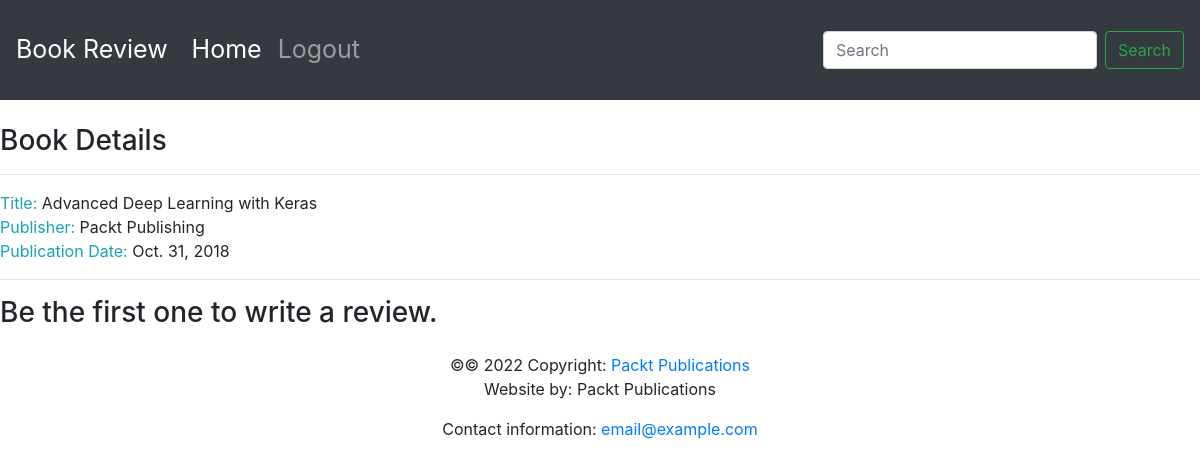
The app's page /book/1/, older data.
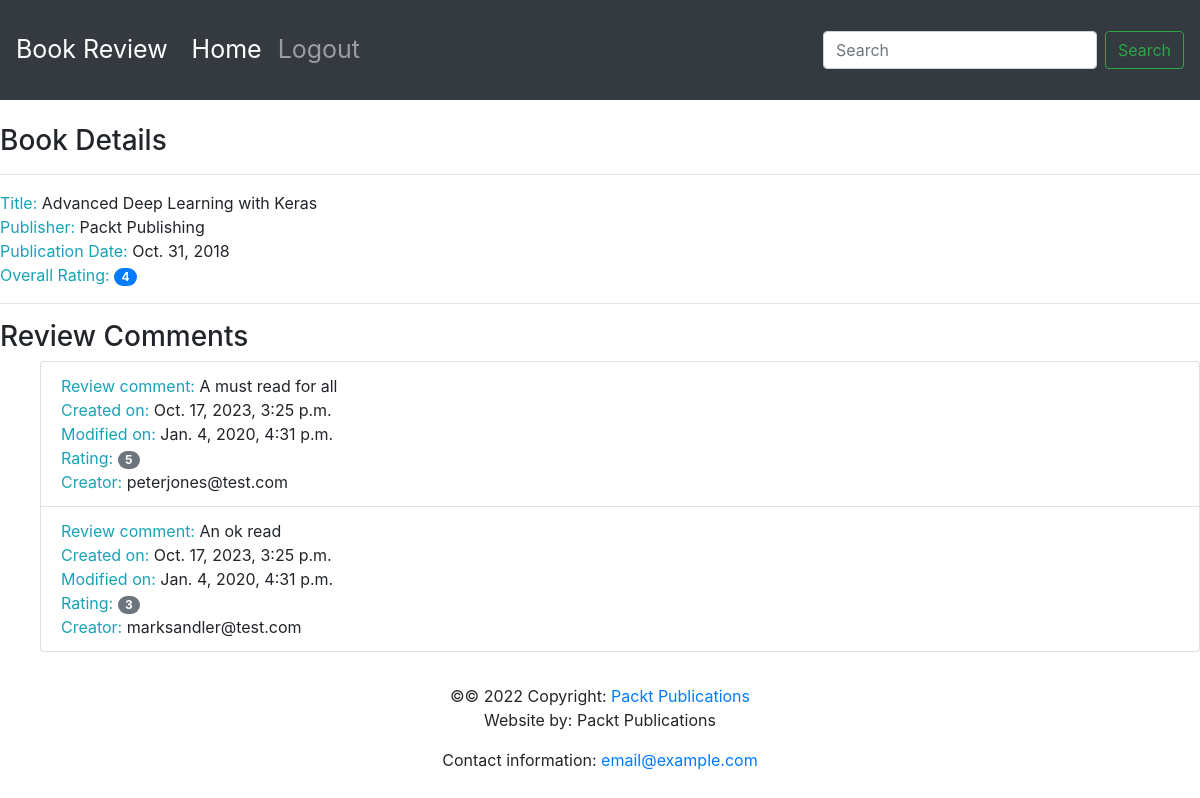
The same page, newer data.
### reviews/models.py (models this page shows, shortened)
class Book(models.Model):
    title = models.CharField(
        max_length=70,
        help_text="The title of the book.")
    publication_date = models.DateField(
        verbose_name="Date the book was published.")
    isbn = models.CharField(
        max_length=20,
        verbose_name="ISBN number of the book.")
    publisher = models.ForeignKey(
        Publisher, on_delete=models.CASCADE)
    contributors = models.ManyToManyField(
        'Contributor', through="BookContributor")

class Publisher(models.Model):
    name = models.CharField(
        max_length=50,
        help_text="The name of the publisher.")
    website = models.URLField(
        help_text="The publisher's website.")
    email = models.EmailField(
        help_text="The publisher's email address.")
    def __str__(self): return self.name

class Review(models.Model):
    content = models.TextField(
        help_text="The review text.")
    rating = models.IntegerField(
        help_text="The rating the reviewer has given.")
    date_created = models.DateTimeField(
        auto_now_add=True,
        help_text="The date and time the review was created.")
    date_edited = models.DateTimeField(
        null=True,
        help_text="The date and time the review was last edited.")
    creator = models.ForeignKey(
        auth.get_user_model(), on_delete=models.CASCADE)
    book = models.ForeignKey(
        Book, on_delete=models.CASCADE,
        help_text="The book that this review is for.")

### reviews/views.py (the view)
# urls.py: path(r'book/<int:pk>/', views.book_details, name='book_details')
def book_details(request, pk):
    book = get_object_or_404(Book, pk=pk)
    reviews = book.review_set.all()
    context = {
        'book_details': get_book_details(book),
        'reviews': reviews
    }
    return render(request, 'reviews/book_details.html', context)

### reviews/utils.py (called while the page is built)
def average_rating(rating_list):
    if not rating_list: return 0
    return round(sum(rating_list) / len(rating_list))

def get_book_details(book):
    reviews = book.review_set.all()
    if reviews:
        book_rating = average_rating([review.rating for review in reviews])
        number_of_reviews = len(reviews)
    else:
        book_rating = None
        number_of_reviews = 0
    return {
        'book': book,
        'rating': book_rating,
        'number_of_reviews': number_of_reviews
    }

### reviews/templates/reviews/book_details.html
{% extends 'reviews/base.html' %}
{% block content %}
<br>
<h3>Book Details</h3>
<hr>
<span class="text-info">Title: </span> <span>{{ book_details.book.title }}</span>
<br>
<span class="text-info">Publisher: </span><span>{{ book_details.book.publisher }}</span>
<br>
<span class="text-info">Publication Date: </span><span>{{ book_details.book.publication_date }}</span>
<br>
{% if not reviews %}
    <hr>
    <h3>Be the first one to write a review.</h3>
{% else %}
    <span class="text-info">Overall Rating: </span><span class="badge badge-primary badge-pill">{{ book_details.rating }}</span>
    <br>
    <hr>
    <h3>Review Comments</h3>
    <ul>
    {% for review in reviews %}
        <li class="list-group-item">
            <span class="text-info">Review comment: </span> <span>{{ review.content }}</span>
            <br>
            <span class="text-info">Created on: </span><span>{{ review.date_created }}</span>
            <br>
            <span class="text-info">Modified on: </span><span>{{ review.date_edited }}</span>
            <br>
            <span class="text-info">Rating: </span><span class="badge badge-secondary badge-pill">{{ review.rating }}</span>
            <br>
            <span class="text-info">Creator: </span><span>{{ review.creator.username }}</span>
            <br>
        </li>
    {% endfor %}
    </ul>
{% endif %}
{% endblock %}

### reviews/templates/reviews/base.html (shortened to what this page needs)
<!doctype html>
<html lang="en">
  <head>
    <link rel="stylesheet" href="https://stackpath.bootstrapcdn.com/bootstrap/4.4.1/css/bootstrap.min.css">
    <link rel="stylesheet" href="https://cdnjs.cloudflare.com/ajax/libs/font-awesome/4.7.0/css/font-awesome.min.css">
  </head>
  <body>
        <nav class="navbar navbar-expand-sm navbar-dark bg-dark sticky-top">
          <a class="navbar-brand" href="/">Book Review</a>
          <div class="collapse navbar-collapse" id="navbarSupportedContent">
            <ul class="navbar-nav mr-auto">
              <li class="nav-item active">
                <a class="nav-link" href="/books/">Home <span class="sr-only">(current)</span></a>
              </li>
              <li class="nav-item">
                <a class="nav-link" href="#">Logout</a>
              </li>
            </ul>
            <form class="form-inline my-2 my-lg-0">
              <input class="form-control mr-sm-2" type="search" placeholder="Search" aria-label="Search">
              <button class="btn btn-outline-success my-2 my-sm-0" type="submit">Search</button>
            </form>
          </div>
        </nav>
         {% block content %}{% endblock %}
  <footer class="page-footer font-small blue">
    <div class="footer-copyright text-center py-3">&copy;© 2022 Copyright:
      <a href="https://www.packtpub.com"> Packt Publications</a>
      <p>Website by: Packt Publications</p>
      <p>Contact information: <a href="mailto:email@example.com">email@example.com</a></p>
    </div>
  </footer>
  </body>
</html>

### reviews/templates/reviews/base.html (style rules this page uses)
.navbar { min-height: 100px; font-size: 25px; }
.navbar-brand { font-size: 25px; }

Row changes from the older to the newer data that the page shows:
added Review: content "A must read for all", date_created "Oct. 17, 2023, 3:25 p.m.", date_edited "Jan. 4, 2020, 4:31 p.m.", rating "5", creator.username "peterjones@test.com"
added Review: content "An ok read", date_created "Oct. 17, 2023, 3:25 p.m.", date_edited "Jan. 4, 2020, 4:31 p.m.", rating "3", creator.username "marksandler@test.com"
Text that changed along with them:
{{ book_details.rating }}: (not shown) → "4"
text no longer shown: "Be the first one to write a review."
text now shown: "Overall Rating: Review Comments"
